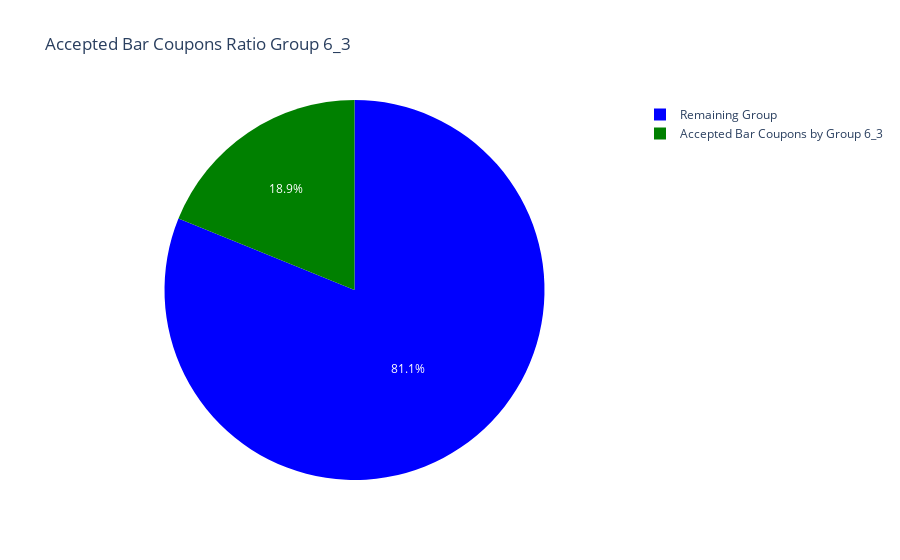

The notebook cell saved with this chart:
### Code cell
df_bar.loc[df_bar['RestaurantLessThan20'] == 'never', 'RestaurantLessThan20_count'] = 0
df_bar.loc[df_bar['RestaurantLessThan20'] == 'less1', 'RestaurantLessThan20_count'] = 1
df_bar.loc[df_bar['RestaurantLessThan20'] == '1~3', 'RestaurantLessThan20_count'] = 2
df_bar.loc[df_bar['RestaurantLessThan20'] == '4~8', 'RestaurantLessThan20_count'] = 6
df_bar.loc[df_bar['RestaurantLessThan20'] == 'gt8', 'RestaurantLessThan20_count'] = 9




query_condition_6_3 = 'Coupon_Acceptance == 1  & RestaurantLessThan20_count > 4 & income < 50_000'
group_6_3 = df_bar.query(query_condition_6_3)['Bar'].dropna().count()
group_6_3_all = df_bar.query(query_condition_6_3)


remaining_group_6_3 = total_group - group_6_3

# Create a DataFrame for the pie chart and plotting the acceptance ratio

d_6_3 = {
    'category': ['Accepted Bar Coupons by Group 6_3', 'Remaining Group'],
    'group': [group_6_3, remaining_group_6_3]
}
df_pie_6_3 = pd.DataFrame(d_6_3)

fig6_3 = px.pie(df_pie_6_3, names='category', values='group',color_discrete_sequence=['blue','green'],
              title='Accepted Bar Coupons Ratio Group 6_3')
fig6_3.show()

### Figure 1 — Plotly figure (JSON) as saved in the notebook; plotly's stock layout.template omitted (floating-point values rounded to 4 significant figures)
{"data": [{"domain": {"x": [0, 1], "y": [0, 1]}, "hovertemplate": "category=%{label}<br>group=%{value}<extra></extra>", "labels": ["Accepted Bar Coupons by Group 6_3", "Remaining Group"], "legendgroup": "", "name": "", "showlegend": true, "type": "pie", "values": [156, 671]}], "layout": {"autosize": true, "legend": {"tracegroupgap": 0}, "piecolorway": ["blue", "green"], "title": {"text": "Accepted Bar Coupons Ratio Group 6_3"}}}
